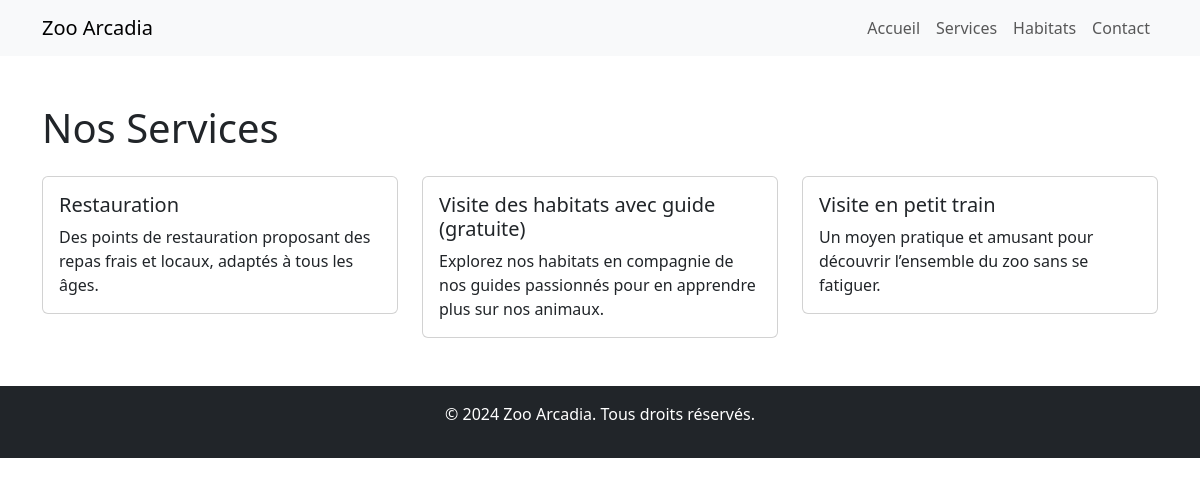
/services.php, run on the app's committed database.
### tables this page shows
CREATE TABLE `service` (
  `id` int(11) NOT NULL,
  `nom` varchar(50) NOT NULL,
  `description` text DEFAULT NULL
);

### services.php (the view, shortened to what this page needs)
<?php
include 'php/connection.php';
$query_services = $pdo->query("SELECT * FROM service");
$services = $query_services->fetchAll(PDO::FETCH_ASSOC);
?>
<!DOCTYPE html>
<html lang="fr">
<head>
  <link href="https://cdn.jsdelivr.net/npm/bootstrap@5.3.0-alpha1/dist/css/bootstrap.min.css" rel="stylesheet">
</head>
<body>
  <nav class="navbar navbar-expand-lg navbar-light bg-light">
    <div class="container">
      <a class="navbar-brand" href="index.php">Zoo Arcadia</a>
      <div class="collapse navbar-collapse" id="navbarNav">
        <ul class="navbar-nav ms-auto">
          <li class="nav-item"><a class="nav-link" href="index.php">Accueil</a></li>
          <li class="nav-item"><a class="nav-link" href="services.php">Services</a></li>
          <li class="nav-item"><a class="nav-link" href="habitats.php">Habitats</a></li>
          <li class="nav-item"><a class="nav-link" href="contact.php">Contact</a></li>
        </ul>
      </div>
    </div>
  </nav>
  <section class="py-5">
    <div class="container">
      <h1 class="mb-4">Nos Services</h1>
      <div class="row">
        <?php foreach ($services as $service): ?>
        <div class="col-md-4">
          <div class="card">
            <div class="card-body">
              <h5 class="card-title"><?= htmlspecialchars($service['nom']) ?></h5>
              <p class="card-text"><?= htmlspecialchars($service['description']) ?></p>
            </div>
          </div>
        </div>
        <?php endforeach; ?>
      </div>
    </div>
  </section>
  <footer class="bg-dark text-center text-white py-3">
    <p>&copy; 2024 Zoo Arcadia. Tous droits réservés.</p>
  </footer>
</body>
</html>

### data on the page
service: nom "Restauration", description "Des points de restauration proposant des repas frais et locaux, adaptés à tous les âges."
service: nom "Visite des habitats avec guide (gratuite)", description "Explorez nos habitats en compagnie de nos guides passionnés pour en apprendre plus sur nos animaux."
service: nom "Visite en petit train", description "Un moyen pratique et amusant pour découvrir l’ensemble du zoo sans se fatiguer."
